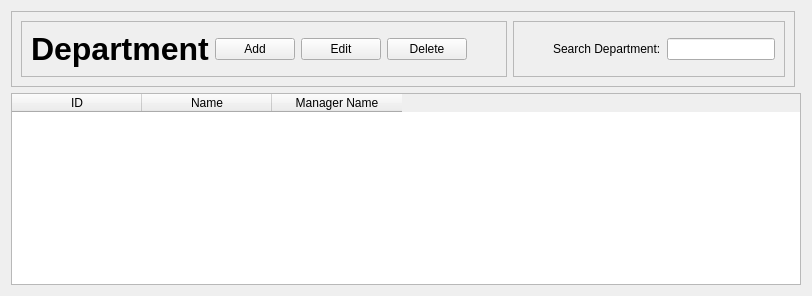
      <widget class="QWidget" name="DepartmentTab">
       <attribute name="title">
        <string>Department</string>
       </attribute>
       <layout class="QGridLayout" name="gridLayout_6">
        <item row="1" column="0" colspan="2">
         <widget class="QTableWidget" name="Assets_Inventory_Table_2">
          <property name="alternatingRowColors">
           <bool>true</bool>
          </property>
          <attribute name="horizontalHeaderDefaultSectionSize">
           <number>130</number>
          </attribute>
          <attribute name="verticalHeaderDefaultSectionSize">
           <number>21</number>
          </attribute>
          <column>
           <property name="text">
            <string>ID</string>
           </property>
          </column>
          <column>
           <property name="text">
            <string>Name</string>
           </property>
          </column>
          <column>
           <property name="text">
            <string>Manager Name</string>
           </property>
          </column>
         </widget>
        </item>
        <item row="0" column="0">
         <widget class="QFrame" name="Input_Assets_Inventory_Frame1_5">
          <property name="sizePolicy">
           <sizepolicy hsizetype="Preferred" vsizetype="Fixed">
            <horstretch>0</horstretch>
            <verstretch>0</verstretch>
           </sizepolicy>
          </property>
          <property name="frameShape">
           <enum>QFrame::StyledPanel</enum>
          </property>
          <property name="frameShadow">
           <enum>QFrame::Raised</enum>
          </property>
          <layout class="QGridLayout" name="gridLayout_20">
           <item row="0" column="0">
            <widget class="QFrame" name="PushButtons_Employees_Frame_5">
             <property name="sizePolicy">
              <sizepolicy hsizetype="Expanding" vsizetype="Preferred">
               <horstretch>0</horstretch>
               <verstretch>0</verstretch>
              </sizepolicy>
             </property>
             <property name="frameShape">
              <enum>QFrame::StyledPanel</enum>
             </property>
             <property name="frameShadow">
              <enum>QFrame::Raised</enum>
             </property>
             <layout class="QHBoxLayout" name="horizontalLayout_6">
              <item>
               <widget class="QLabel" name="Delete_Assets_Inventory_TitleOf_Table_4">
                <property name="sizePolicy">
                 <sizepolicy hsizetype="Expanding" vsizetype="Expanding">
                  <horstretch>0</horstretch>
                  <verstretch>0</verstretch>
                 </sizepolicy>
                </property>
                <property name="font">
                 <font>
                  <pointsize>24</pointsize>
                  <weight>75</weight>
                  <bold>true</bold>
                 </font>
                </property>
                <property name="text">
                 <string>Department</string>
                </property>
               </widget>
              </item>
              <item>
               <widget class="QPushButton" name="Add_Department_Button_3">
                <property name="text">
                 <string>Add</string>
                </property>
               </widget>
              </item>
              <item>
               <widget class="QPushButton" name="Edit_Department_Button_3">
                <property name="text">
                 <string>Edit</string>
                </property>
               </widget>
              </item>
              <item>
               <widget class="QPushButton" name="Delete_Department_Button_3">
                <property name="text">
                 <string>Delete</string>
                </property>
               </widget>
              </item>
              <item>
               <spacer name="horizontalSpacer_40">
                <property name="orientation">
                 <enum>Qt::Horizontal</enum>
                </property>
                <property name="sizeType">
                 <enum>QSizePolicy::Expanding</enum>
                </property>
                <property name="sizeHint" stdset="0">
                 <size>
                  <width>30</width>
                  <height>20</height>
                 </size>
                </property>
               </spacer>
              </item>
              <item>
               <spacer name="horizontalSpacer_39">
                <property name="orientation">
                 <enum>Qt::Horizontal</enum>
                </property>
                <property name="sizeType">
                 <enum>QSizePolicy::Expanding</enum>
                </property>
                <property name="sizeHint" stdset="0">
                 <size>
                  <width>0</width>
                  <height>0</height>
                 </size>
                </property>
               </spacer>
              </item>
             </layout>
            </widget>
           </item>
           <item row="0" column="1">
            <widget class="QFrame" name="frame_6">
             <property name="sizePolicy">
              <sizepolicy hsizetype="Preferred" vsizetype="Preferred">
               <horstretch>0</horstretch>
               <verstretch>0</verstretch>
              </sizepolicy>
             </property>
             <property name="frameShape">
              <enum>QFrame::StyledPanel</enum>
             </property>
             <property name="frameShadow">
              <enum>QFrame::Raised</enum>
             </property>
             <layout class="QGridLayout" name="gridLayout_21">
              <item row="0" column="2">
               <widget class="QLabel" name="SearchDepartment_title_5">
                <property name="text">
                 <string>Search Department:</string>
                </property>
               </widget>
              </item>
              <item row="0" column="3">
               <widget class="QLineEdit" name="SearchDepartment_Input_5">
                <property name="placeholderText">
                 <string/>
                </property>
               </widget>
              </item>
              <item row="0" column="0">
               <spacer name="horizontalSpacer_38">
                <property name="orientation">
                 <enum>Qt::Horizontal</enum>
                </property>
                <property name="sizeType">
                 <enum>QSizePolicy::Expanding</enum>
                </property>
                <property name="sizeHint" stdset="0">
                 <size>
                  <width>30</width>
                  <height>20</height>
                 </size>
                </property>
               </spacer>
              </item>
             </layout>
            </widget>
           </item>
          </layout>
         </widget>
        </item>
       </layout>
      </widget>
